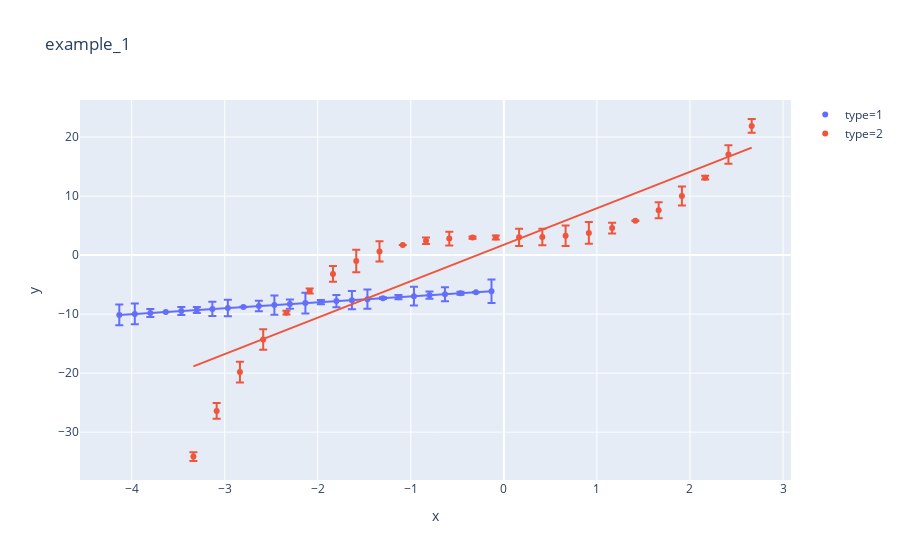

The cell this chart's notebook holds for it:
### Markdown cell above
### Plotly Express

### Code cell
fig = px.scatter(df,x='x', y='y', color='type',error_y='err', title = 'example_1', trendline = 'ols', color_continuous_scale='Bluered_r')

fig.show()

### Figure 1 — Plotly figure (JSON) as saved in the notebook; plotly's stock layout.template omitted (floating-point values rounded to 4 significant figures)
{"data": [{"error_y": {"array": [1.769, 1.76, 0.6738, 0.00424, 0.6739, 0.5054, 1.21, 1.409, 0.04054, 0.8876, 1.637, 0.7835, 1.766, 0.3683, 1.041, 1.547, 1.616, 0.1351, 0.3483, 1.593, 0.6176, 1.169, 0.2648, 0.0289, 1.992]}, "hoverlabel": {"namelength": 0}, "hovertemplate": "type=1<br>x=%{x}<br>y=%{y}", "legendgroup": "type=1", "marker": {"color": "#636efa", "symbol": "circle"}, "mode": "markers", "name": "type=1", "showlegend": true, "type": "scatter", "x": [-4.133, -3.966, -3.8, -3.633, -3.466, -3.3, -3.133, -2.966, -2.8, -2.633, -2.466, -2.3, -2.133, -1.966, -1.8, -1.633, -1.466, -1.3, -1.133, -0.9663, -0.7996, -0.633, -0.4663, -0.2996, -0.133], "xaxis": "x", "y": [-10.13, -9.966, -9.8, -9.633, -9.466, -9.3, -9.133, -8.966, -8.8, -8.633, -8.466, -8.3, -8.133, -7.966, -7.8, -7.633, -7.466, -7.3, -7.133, -6.966, -6.8, -6.633, -6.466, -6.3, -6.133], "yaxis": "y"}, {"hoverlabel": {"namelength": 0}, "hovertemplate": "<b>OLS trendline</b><br>y = 1.000000 * x + -6.000000<br>R<sup>2</sup>=1.000000<br><br>type=1<br>x=%{x}<br>y=%{y} <b>(trend)</b>", "legendgroup": "type=1", "marker": {"color": "#636efa", "symbol": "circle"}, "mode": "lines", "name": "type=1", "showlegend": false, "type": "scatter", "x": [-4.133, -3.966, -3.8, -3.633, -3.466, -3.3, -3.133, -2.966, -2.8, -2.633, -2.466, -2.3, -2.133, -1.966, -1.8, -1.633, -1.466, -1.3, -1.133, -0.9663, -0.7996, -0.633, -0.4663, -0.2996, -0.133], "xaxis": "x", "y": [-10.13, -9.966, -9.8, -9.633, -9.466, -9.3, -9.133, -8.966, -8.8, -8.633, -8.466, -8.3, -8.133, -7.966, -7.8, -7.633, -7.466, -7.3, -7.133, -6.966, -6.8, -6.633, -6.466, -6.3, -6.133], "yaxis": "y"}, {"error_y": {"array": [0.7495, 1.35, 1.759, 1.72, 0.3083, 0.4342, 1.342, 1.902, 1.715, 0.003903, 0.5492, 1.164, 0.1783, 0.3369, 1.459, 1.4, 1.735, 1.854, 0.9166, 0.03369, 1.362, 1.609, 0.3051, 1.558, 1.168]}, "hoverlabel": {"namelength": 0}, "hovertemplate": "type=2<br>x=%{x}<br>y=%{y}", "legendgroup": "type=2", "marker": {"color": "#EF553B", "symbol": "circle"}, "mode": "markers", "name": "type=2", "showlegend": true, "type": "scatter", "x": [-3.337, -3.087, -2.837, -2.587, -2.337, -2.087, -1.837, -1.587, -1.337, -1.087, -0.8366, -0.5866, -0.3366, -0.08658, 0.1634, 0.4134, 0.6634, 0.9134, 1.163, 1.413, 1.663, 1.913, 2.163, 2.413, 2.663], "xaxis": "x", "y": [-34.15, -26.41, -19.82, -14.31, -9.757, -6.085, -3.195, -0.9938, 0.6122, 1.717, 2.414, 2.798, 2.962, 2.999, 3.004, 3.071, 3.292, 3.762, 4.575, 5.824, 7.603, 10.01, 13.13, 17.06, 21.89], "yaxis": "y"}, {"hoverlabel": {"namelength": 0}, "hovertemplate": "<b>OLS trendline</b><br>y = 6.177368 * x + 1.759376<br>R<sup>2</sup>=0.808435<br><br>type=2<br>x=%{x}<br>y=%{y} <b>(trend)</b>", "legendgroup": "type=2", "marker": {"color": "#EF553B", "symbol": "circle"}, "mode": "lines", "name": "type=2", "showlegend": false, "type": "scatter", "x": [-3.337, -3.087, -2.837, -2.587, -2.337, -2.087, -1.837, -1.587, -1.337, -1.087, -0.8366, -0.5866, -0.3366, -0.08658, 0.1634, 0.4134, 0.6634, 0.9134, 1.163, 1.413, 1.663, 1.913, 2.163, 2.413, 2.663], "xaxis": "x", "y": [-18.85, -17.31, -15.76, -14.22, -12.67, -11.13, -9.586, -8.042, -6.497, -4.953, -3.409, -1.864, -0.3198, 1.225, 2.769, 4.313, 5.858, 7.402, 8.946, 10.49, 12.03, 13.58, 15.12, 16.67, 18.21], "yaxis": "y"}], "layout": {"legend": {"tracegroupgap": 0}, "title": {"text": "example_1"}, "xaxis": {"anchor": "y", "domain": [0, 1], "title": {"text": "x"}}, "yaxis": {"anchor": "x", "domain": [0, 1], "title": {"text": "y"}}}}
